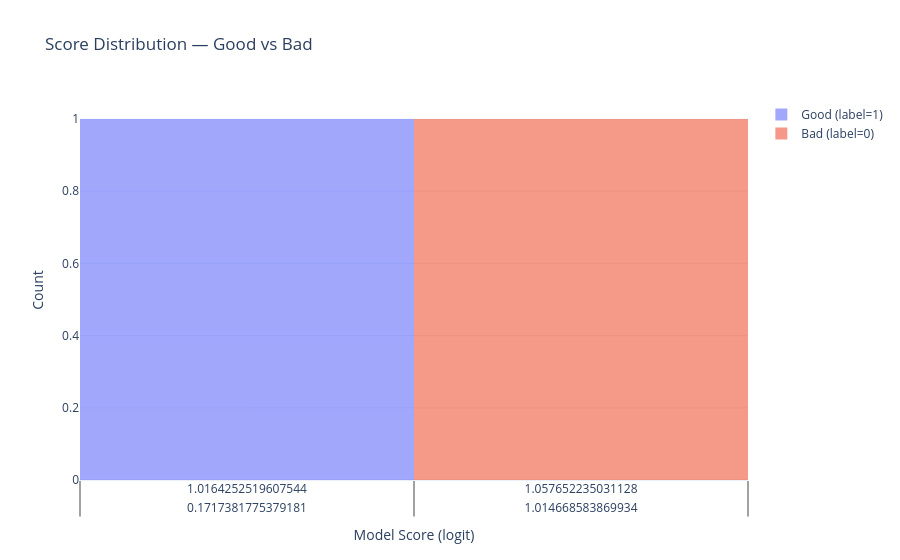

This figure's notebook cell:
### Code cell
import plotly.graph_objects as go

def plot_good_and_bads(good_scores, bad_scores):

    fig = go.Figure()

    fig.add_trace(go.Histogram(
        x=good_scores,
        name="Good (label=1)",
        opacity=0.6,
        nbinsx=50
    ))

    fig.add_trace(go.Histogram(
        x=bad_scores,
        name="Bad (label=0)",
        opacity=0.6,
        nbinsx=50
    ))

    fig.update_layout(
        title="Score Distribution — Good vs Bad",
        xaxis_title="Model Score (logit)",
        yaxis_title="Count",
        barmode="overlay",
        template="plotly_white"
    )

    fig.show()

plot_good_and_bads(good_scores, bad_scores)

### Figure 1 — Plotly figure (JSON) as saved in the notebook; plotly's stock layout.template omitted (floating-point values rounded to 4 significant figures; data arrays with more than 128 entries replaced by an {"elided": "..."} marker saying what was removed)
{"data": [{"name": "Good (label=1)", "nbinsx": 50, "opacity": 0.6, "type": "histogram", "x": {"elided": "1125x1 float values"}}, {"name": "Bad (label=0)", "nbinsx": 50, "opacity": 0.6, "type": "histogram", "x": {"elided": "352x1 float values"}}], "layout": {"barmode": "overlay", "title": {"text": "Score Distribution — Good vs Bad"}, "xaxis": {"title": {"text": "Model Score (logit)"}}, "yaxis": {"title": {"text": "Count"}}}}
